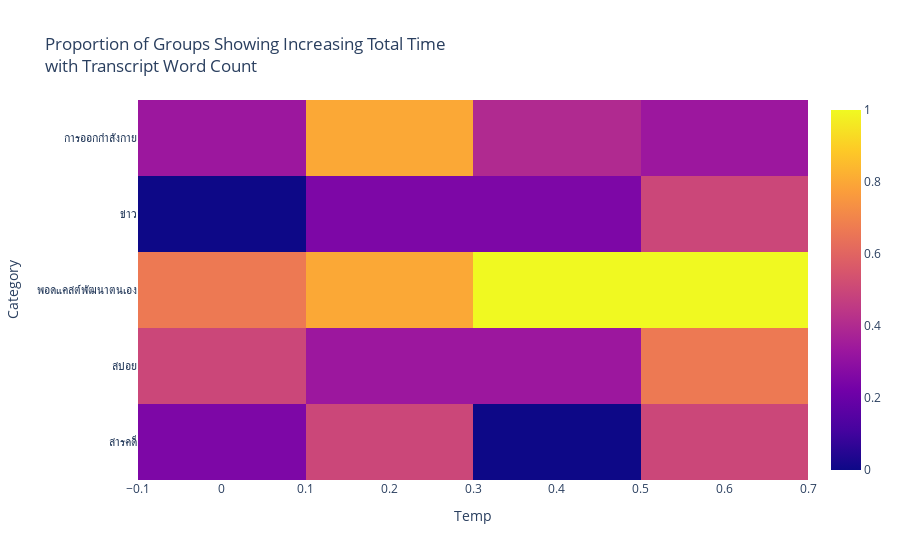

Notebook source saved alongside this figure:
### Code cell
df["duration_group"] = (df["durationSec"] / 300).round() * 300
import numpy as np

def trend_direction(x, y):
    # x = transcriptWord, y = totalTime
    order = np.argsort(x)
    y_sorted = y[order]

    if np.all(np.diff(y_sorted) > 0):
        return "increasing"
    elif np.all(np.diff(y_sorted) < 0):
        return "decreasing"
    else:
        return "mixed"

results = []

group_cols = ["Category", "whisperTemp", "duration_group"]

for keys, g in df.groupby(group_cols):
    if len(g) == 3:
        trend = trend_direction(
            g["transcriptWord"].values,
            g["timeTotal"].values
        )
        results.append({
            "Category": keys[0],
            "Temp": keys[1],
            "Duration": keys[2],
            "trend": trend
        })

import pandas as pd

trend_df = pd.DataFrame(results)

trend_df.groupby(["Category", "Temp"])["trend"].value_counts(normalize=True)

import plotly.express as px

summary = (
    trend_df
    .assign(is_increasing=lambda x: x["trend"] == "increasing")
    .groupby(["Category", "Temp"])["is_increasing"]
    .mean()
    .reset_index()
)

fig = px.imshow(
    summary.pivot(
        index="Category",
        columns="Temp",
        values="is_increasing"
    ),
    title="Proportion of Groups Showing Increasing Total Time<br>with Transcript Word Count"
)

fig.show()

### Figure 1 — Plotly figure (JSON) as saved in the notebook; plotly's stock layout.template omitted (floating-point values rounded to 4 significant figures)
{"data": [{"coloraxis": "coloraxis", "hovertemplate": "Temp: %{x}<br>Category: %{y}<br>color: %{z}<extra></extra>", "name": "0", "type": "heatmap", "x": [0.0, 0.2, 0.4, 0.6], "xaxis": "x", "y": ["การออกกำลังกาย", "ข่าว", "พอดแคสต์พัฒนาตนเอง", "สปอย", "สารคดี"], "yaxis": "y", "z": [[0.3333, 0.8, 0.4, 0.3333], [0.0, 0.25, 0.25, 0.5], [0.6667, 0.8, 1.0, 1.0], [0.5, 0.3333, 0.3333, 0.6667], [0.25, 0.5, 0.0, 0.5]]}], "layout": {"coloraxis": {"colorscale": [[0, "#0d0887"], [0.1111, "#46039f"], [0.2222, "#7201a8"], [0.3333, "#9c179e"], [0.4444, "#bd3786"], [0.5556, "#d8576b"], [0.6667, "#ed7953"], [0.7778, "#fb9f3a"], [0.8889, "#fdca26"], [1, "#f0f921"]]}, "title": {"text": "Proportion of Groups Showing Increasing Total Time<br>with Transcript Word Count"}, "xaxis": {"anchor": "y", "constrain": "domain", "domain": [0, 1], "scaleanchor": "y", "title": {"text": "Temp"}}, "yaxis": {"anchor": "x", "autorange": "reversed", "constrain": "domain", "domain": [0, 1], "title": {"text": "Category"}}}}
